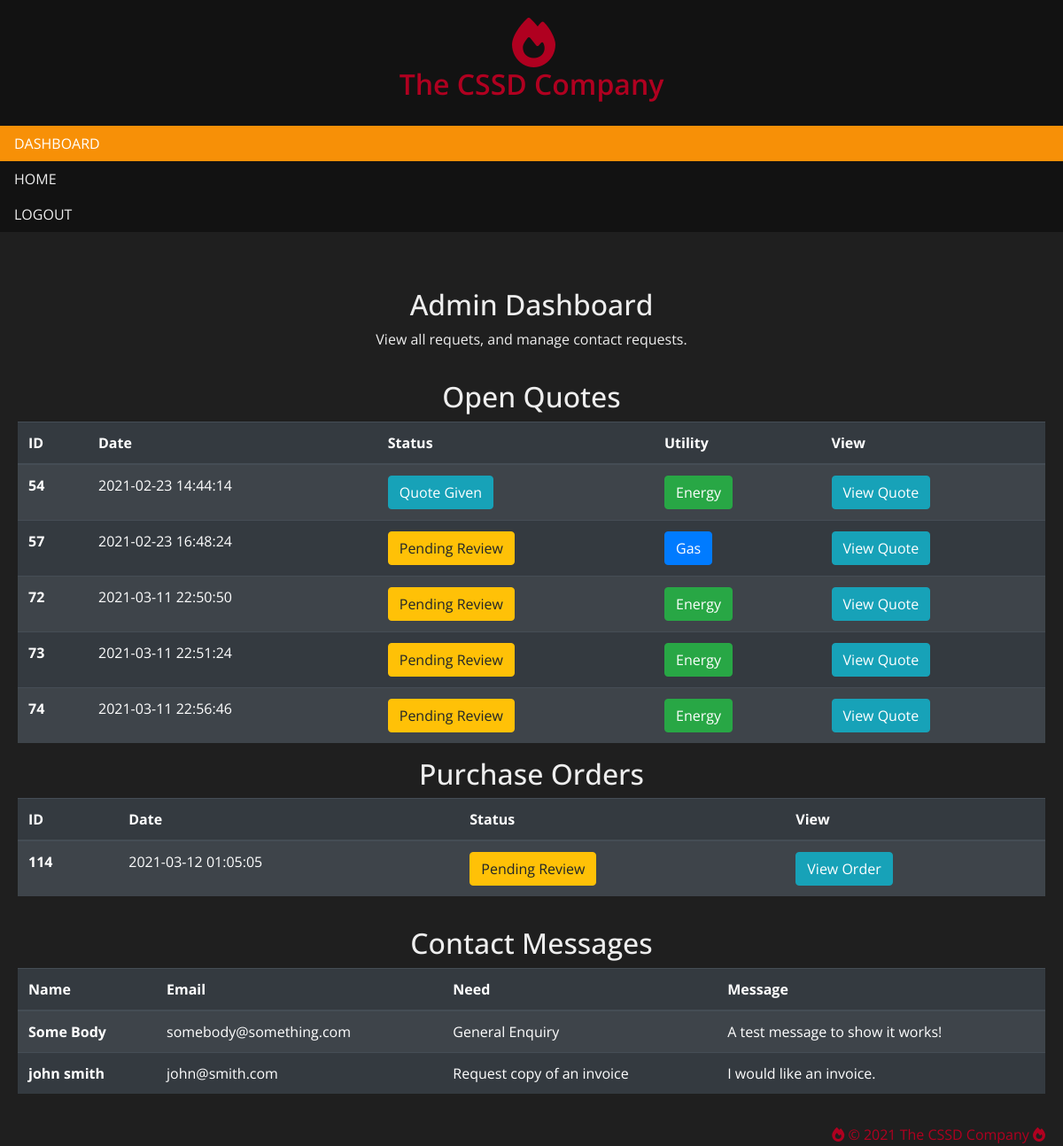
The app's page /admin (signed in), older data.
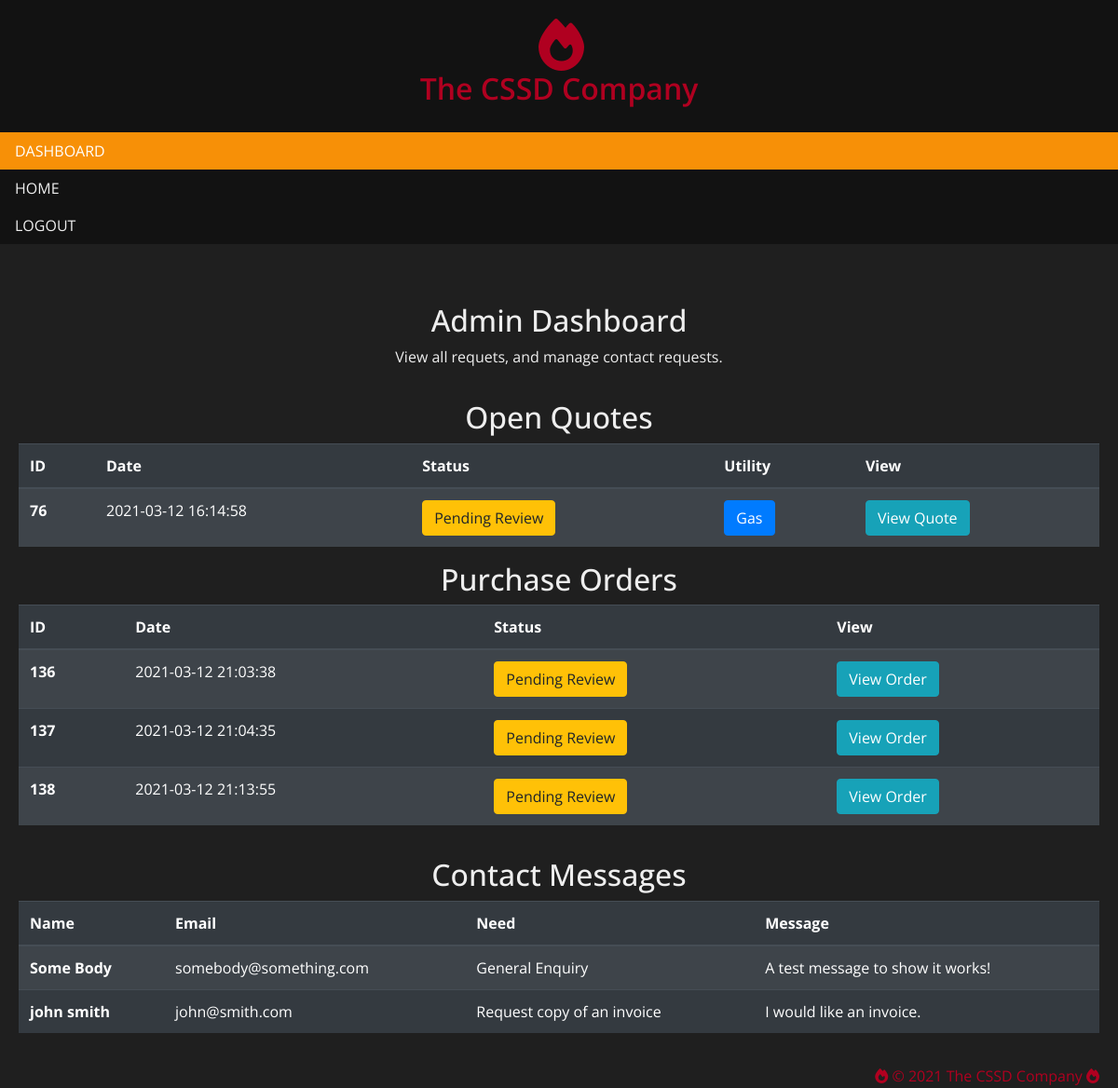
The same page, newer data.
### tables this page shows
CREATE TABLE `quotes` (
  `id` int(11) NOT NULL,
  `userID` int(11) NOT NULL,
  `rooms` int(11) NOT NULL,
  `residents` int(11) NOT NULL,
  `location` text NOT NULL,
  `notes` text NOT NULL,
  `date` datetime NOT NULL DEFAULT current_timestamp(),
  `price` double NOT NULL,
  `status` int(1) NOT NULL,
  `complete` tinyint(1) NOT NULL DEFAULT 0,
  `utilityType` text NOT NULL
);

CREATE TABLE `orders` (
  `id` int(11) NOT NULL,
  `userID` int(11) NOT NULL,
  `date` datetime NOT NULL DEFAULT current_timestamp(),
  `address` text NOT NULL,
  `status` int(11) NOT NULL,
  `total` int(11) NOT NULL,
  `location` text NOT NULL
);

CREATE TABLE `contact` (
  `id` int(11) NOT NULL,
  `firstname` text NOT NULL,
  `lastname` text NOT NULL,
  `email` text NOT NULL,
  `need` text NOT NULL,
  `message` text NOT NULL
);

### admin.php (the view, shortened to what this page needs)
<?php
    require_once "static/connect.php";
?>
<html>
    <head>
        <link rel="stylesheet" href="https://stackpath.bootstrapcdn.com/bootstrap/4.4.1/css/bootstrap.min.css">
        <link rel="stylesheet" href="css/dashboard.css">
    </head>
    <body>
    <div class="navibar">
            <ul>
                <li class="branding"><i class="fas fa-fire login-logo"></i><h2>The CSSD Company</h2></li>
                <li><a class="active"   href="#">DASHBOARD</a></li>
                <li><a class="nav-link" href="index" activeclassname="active">HOME</a></li>
                <li><a class="nav-link" href="logout">LOGOUT</a></li>
            </ul>
        </div>
        <div class="main">
            <h2>Admin Dashboard</h2>
            <p>View all requets, and manage contact requests.</p>
            <hr>
            <h2>Open Quotes</h2>
            <table class="table table-dark table-striped">
                <thead>
                    <tr>
                        <th scope="col">ID</th>
                        <th scope="col">Date</th>
                        <th scope="col">Status</th>
                        <th scope="col">Utility</th>
                        <th scope="col">View</th>
                    </tr>
                </thead>
                <tbody>
                    <?php
                        $sql = "SELECT id, date, status, utilityType FROM quotes WHERE complete=0";
                        $result = mysqli_query($db, $sql);
                        while($row = $result->fetch_assoc()) {
                    ?>
                        <tr>
                            <th scope="row"><?php echo $row['id']; ?></th>
                            <td><?php echo $row['date']; ?></td>
                            <td><?php if($row['status'] == 0) { ?>
                                    <button class="btn btn-warning">Pending Review</button>
                                <?php } else if($row['status'] == 1) { ?>
                                    <button class="btn btn-info">Quote Given</button>
                                <?php } else { ?>
                                    <button class="btn btn-success">Quote Accepted</button>
                                <?php } ?>
                                </td>
                            <td>
                            <?php if($row['utilityType'] == 'Gas') { ?>
                                    <button class="btn btn-primary"><?php echo $row['utilityType']?></button>
                                <?php }
                                else if($row['utilityType'] == 'Energy') { ?>
                                    <button class="btn btn-success"><?php echo $row['utilityType']?></button>
                                <?php } ?>
                            <form action="adminQuote" method="post" class="form-group" style="width: 100%">
                                <td><button class="btn btn-info">View Quote</button></td>
                            </form>
                        </tr>
                    <?php
                        }
                    ?>
                </tbody>
            </table>
            <h2>Purchase Orders</h2>
            <table class="table table-dark table-striped">
                <thead>
                    <tr>
                        <th scope="col">ID</th>
                        <th scope="col">Date</th>
                        <th scope="col">Status</th>
                        <th scope="col">View</th>
                    </tr>
                </thead>
                <tbody>
                    <?php
                        $sql = "SELECT id, date, status  FROM orders WHERE userID=1 ORDER BY id ASC";
                        $result = mysqli_query($db, $sql);
                        while($row = $result->fetch_assoc()) {
                    ?>
                    <tr>
                        <th scope="row"><?php echo $row['id']; ?></th>
                        <td><?php echo $row['date']; ?></td>
                        <td><?php if($row['status'] == 0) { ?>
                                    <button class="btn btn-warning">Pending Review</button>
                                <?php } else if($row['status'] == 1) { ?>
                                    <button class="btn btn-info">Order Accepted</button>
                                <?php }?>
                        </td>
                        <form action="adminOrder" method="post" class="form-group" style="width: 100%">
                                <td><button class="btn btn-info">View Order</button></td>
                        </form>
                    </tr>
                    <?php
                        }
                    ?>
                </tbody>
            </table>
            <hr>
            <h2>Contact Messages</h2>
            <table class="table table-dark table-striped">
                <thead>
                    <tr>
                        <th scope="col">Name</th>
                        <th scope="col">Email</th>
                        <th scope="col">Need</th>
                        <th scope="col">Message</th>
                    </tr>
                </thead>
                <tbody>
                    <?php
                        $sql = "SELECT * FROM contact";
                        $result = mysqli_query($db, $sql);
                        while($row = $result->fetch_assoc()) {
                    ?>
                        <tr>
                            <th scope="row"><?php echo $row['firstname'] . " " . $row['lastname']; ?></th>
                            <td><?php echo $row['email']; ?></td>
                            <td><?php echo $row['need']; ?></td>
                            <td><?php echo $row['message']; ?></td>
                        </tr>
                    <?php
                        }
                    ?>
                </tbody>
            </table>
            <section>
                <div class="content-section">
                    <footer>
                        <hr>
                        <a href="#" class="float-right" style="color:#B00020;"><i class="fas fa-fire"></i> &#169; 2021 The CSSD Company <i class="fas fa-fire"></i></a>
                    </footer>
                </div>
            </section>
        </div>
    </body>
</html>

### css/dashboard.css (style rules this page uses)
body { padding: 0; margin: 0; font-family: 'Open Sans', sans-serif; background: #1f1f1f; color: #EEE; }
hr { border-top: 2px solid #1f1f1f; }
.navibar { z-index: 5; }
.navibar .branding { padding: 20px 10px; z-index: 5; }
.navibar .branding i { font-size: 3.5em; width: 44px; display: flex; margin: auto; color: #B00020; }
.navibar .branding h2 { text-align: center; color: #B00020; font-weight: 600; }
.navibar ul { list-style-type: none; margin: 0; padding: 0; width: 25%; background-color: #121212; position: fixed; height: 100%; overflow: auto; }
.navibar li a { display: block; color: #EEE; padding: 8px 16px; text-decoration: none; transition: 0.5s; }
.navibar li a.active { background-color: #f79007; color: white; transition: 0.5s; }
.main { margin-left: 25%; padding: 25px 20px; text-align: center; }
@media screen and (max-device-width: 1024px) { .navibar ul { top: 0; width: 100%; height: auto; } }
@media screen and (max-device-width: 1024px) { .main { margin: 0; margin-top: 300px; } }

Row changes from the older to the newer data that the page shows:
removed quotes: id "54", date "2021-02-23 14:44:14", status "Quote Given", utilityType "Energy"
removed quotes: id "57", date "2021-02-23 16:48:24", status "Pending Review", utilityType "Gas"
removed quotes: id "72", date "2021-03-11 22:50:50", status "Pending Review", utilityType "Energy"
removed quotes: id "73", date "2021-03-11 22:51:24", status "Pending Review", utilityType "Energy"
removed quotes: id "74", date "2021-03-11 22:56:46", status "Pending Review", utilityType "Energy"
removed orders: id "114", date "2021-03-12 01:05:05", status "Pending Review"
added quotes: id "76", date "2021-03-12 16:14:58", status "Pending Review", utilityType "Gas"
added orders: id "136", date "2021-03-12 21:03:38", status "Pending Review"
added orders: id "137", date "2021-03-12 21:04:35", status "Pending Review"
added orders: id "138", date "2021-03-12 21:13:55", status "Pending Review"
